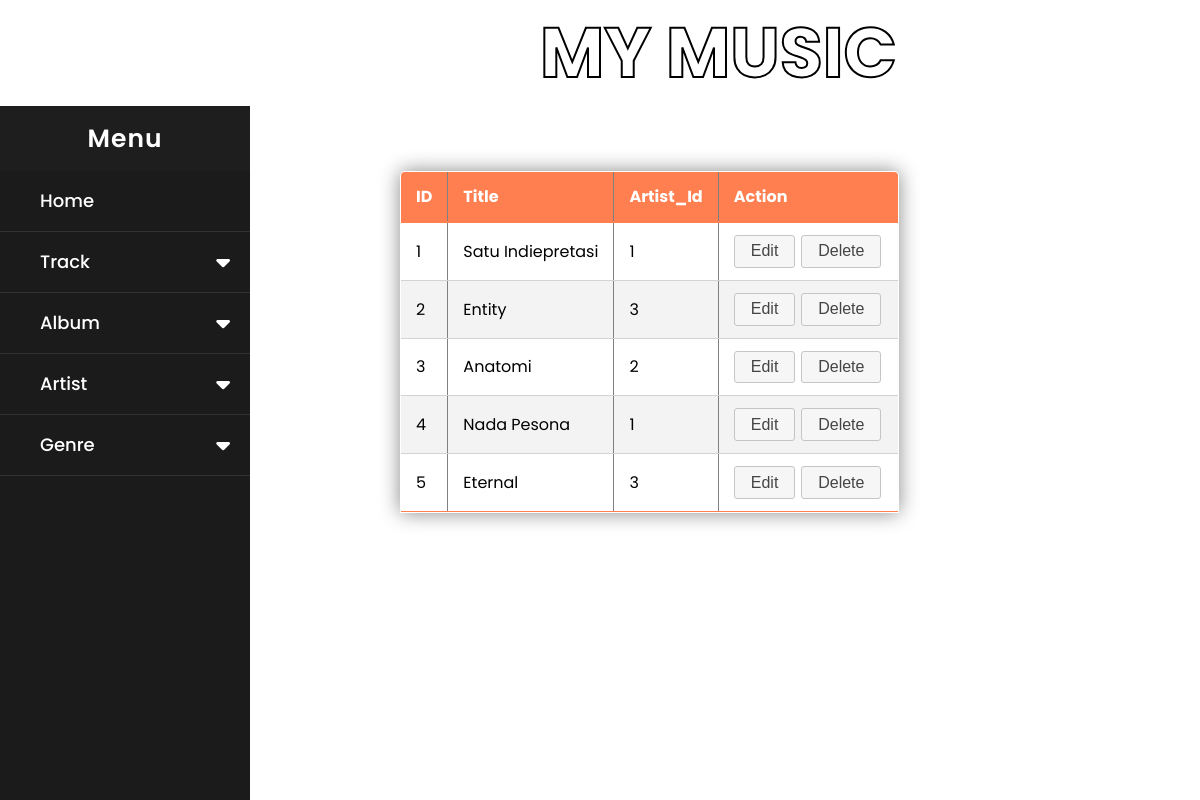
/indexAlbum.php, run on the app's committed database.
### tables this page shows
CREATE TABLE `album` (
  `album_id` int(11) NOT NULL,
  `title` varchar(200) DEFAULT NULL,
  `artist_id` int(11) DEFAULT NULL
);

### indexAlbum.php (the view, shortened to what this page needs)
<?php
require "pdo.php";
require "home.php";
$sql = 'SELECT * FROM album';
$statement =$pdo->prepare($sql);
$statement->execute();
$album = $statement->fetchAll(PDO::FETCH_OBJ);
?>
<!DOCTYPE html>
<html lang="en">
<head>
</head>
<body>
    <div class="container">
      <table class="table" border="1">
        <thead>
        <tr>
          <th>ID</th>
          <th>Title</th>
          <th>Artist_Id</th>
          <th>Action</th>
        </tr>
      </thead>
        <?php  foreach($album as $album): ?>
        <tr>
          <td><?= $album->album_id; ?></td>
          <td><?= $album->title; ?></td>
          <td><?= $album->artist_id; ?></td>
          <td>
          <a href="editAlbum.php?album_id=<?= $album->album_id ?>" class="ui-button ui-widget ui-corner-all">Edit</a>
          <a onclick="return confirm('Are you sure you want to delete this entry?')"  href="deleteAlbum.php?album_id=<?= $album->album_id ?>" class="ui-button ui-widget ui-corner-all">Delete</a>
          </td>
        </tr>
        <?php endforeach;  ?>
      </table>
    </div>
</body>
</html>

### style2.css (style rules this page uses)
* { margin: 0; padding: 0; user-select: none; box-sizing: border-box; font-family: 'Poppins', sans-serif; }

### style.css (style rules this page uses)
body { background-image: url(https://free4kwallpapers.com/uploads/originals/2021/01/20/music-wallpaper.jpg); background-size:cover; background-position: center; background-repeat: no-repeat; background-attachment: fixed; }
.container { margin-top: 65px; margin-right: 20px; margin-left: 350px; margin-bottom: 50px; }
.table { border-collapse: collapse; margin: 10px 10px 10px 50px; font-size: 16px; min-width:400px; border-radius: 5px 5px 0 0; overflow: hidden; box-shadow: 0 0 20px #888888; }
.table thead tr { background-color: coral; color: #fff; text-align: left; font-weight: bold; }
.table th, .table td { padding: 12px 15px; }
.table tr { border-bottom: 1px solid #D3D3D3; }
.table tr:nth-of-type(even) { background-color: #f3f3f3; }
.table tr:last-of-type { border-bottom:2px solid coral; }

### data on the page
album: album_id "1", title "Satu Indiepretasi", artist "1"
album: album_id "2", title "Entity", artist "3"
album: album_id "3", title "Anatomi", artist "2"
album: album_id "4", title "Nada Pesona", artist "1"
album: album_id "5", title "Eternal", artist "3"
